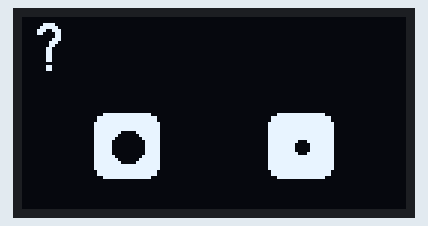
A sketch run on a simulated Arduino Uno, built with avr-gcc and run on an emulated ATmega328P. On the bench: 128×64 one-colour display.

Above: at 0.62 s.
At 46.19 s:
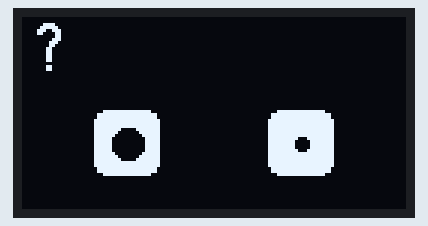
At 91.9 s:
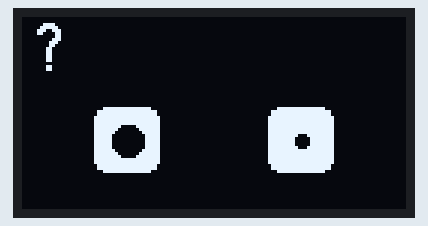

The sketch:

confusedEye_function.ino
```cpp
#include <U8g2lib.h>
#include <Arduino.h>

U8G2_SSD1306_128X64_NONAME_F_HW_I2C u8g2(U8G2_R0);

// Configuration for confused expression
struct ConfusedEyeConfig {
  int centerY = 32;
  int eyeSize = 22;
  int cornerRadius = 4;
  int leftX = 24;
  int rightX = 128 - 24 - 22;
  unsigned long tiltInterval = 300;
  float maxTilt = 4.0;
};

struct ConfusedEyeState {
  float tiltOffset = 0;
  bool tiltingLeft = true;
  unsigned long lastTiltTime = 0;
};

ConfusedEyeConfig confusedConfig;
ConfusedEyeState confusedState;

void setup() {
  u8g2.begin();
  randomSeed(analogRead(A0));
}

// Draw square eyes with curved corners and asymmetric pupils
void drawConfusedEyes(float tiltOffset) {
  u8g2.clearBuffer();

  int y = confusedConfig.centerY + tiltOffset;

  // Left eye (larger pupil)
  u8g2.drawRBox(confusedConfig.leftX, y, confusedConfig.eyeSize, confusedConfig.eyeSize, confusedConfig.cornerRadius);
  u8g2.setDrawColor(0);
  u8g2.drawDisc(confusedConfig.leftX + confusedConfig.eyeSize / 2, y + confusedConfig.eyeSize / 2, 5);
  u8g2.setDrawColor(1);

  // Right eye (smaller pupil)
  u8g2.drawRBox(confusedConfig.rightX, y, confusedConfig.eyeSize, confusedConfig.eyeSize, confusedConfig.cornerRadius);
  u8g2.setDrawColor(0);
  u8g2.drawDisc(confusedConfig.rightX + confusedConfig.eyeSize / 2, y + confusedConfig.eyeSize / 2, 2);
  u8g2.setDrawColor(1);

  // Large question mark
  u8g2.setFont(u8g2_font_logisoso16_tf);
  u8g2.drawStr(4, 18, "?");

  u8g2.sendBuffer();
}

// 🌀 Public function to run confused eye animation
void confusedEyesFunction() {
  unsigned long now = millis();

  // Alternate tilt direction
  if (now - confusedState.lastTiltTime > confusedConfig.tiltInterval) {
    confusedState.tiltingLeft = !confusedState.tiltingLeft;
    confusedState.lastTiltTime = now;
  }

  // Smooth head tilt
  float target = confusedState.tiltingLeft ? -confusedConfig.maxTilt : confusedConfig.maxTilt;
  confusedState.tiltOffset += (target - confusedState.tiltOffset) * 0.1;

  drawConfusedEyes(confusedState.tiltOffset);
}

void loop() {
  confusedEyesFunction();
  delay(15);
}
```
